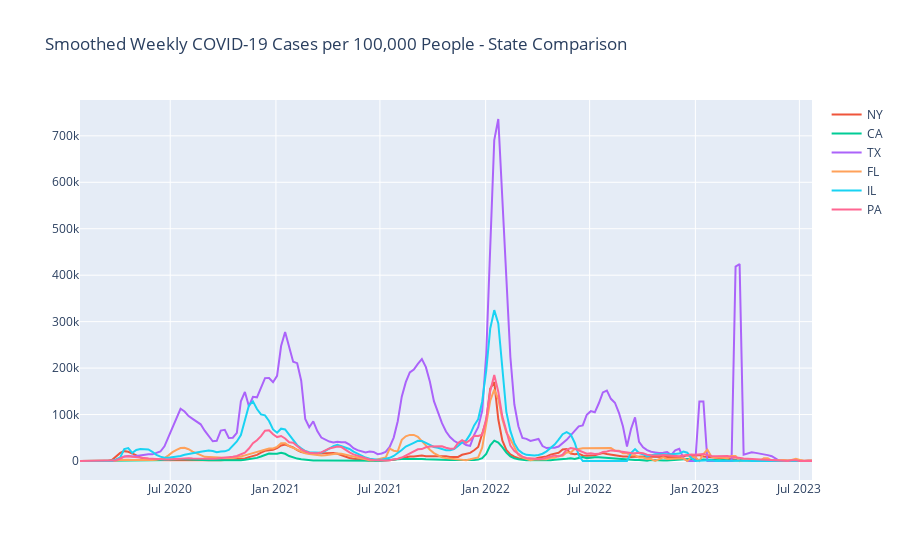
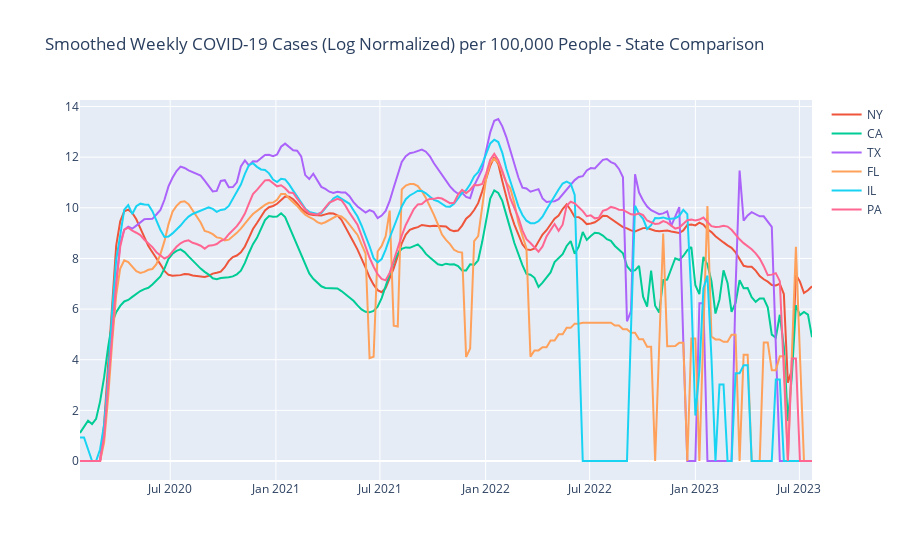

Here is the notebook cell these charts were saved with, in order:
### Markdown cell above
## Step 4 Compare weekly trends of New York against other states (with rolling mean).

### Code cell
import plotly.express as px
import numpy as np

# the states chosen to compare
comparison_states = ['CA', 'TX', 'FL', 'IL', 'PA']
state_weekly_data = {}

for state in comparison_states:
    
    state_data = covid_data[covid_data['State'] == state]
    
    # reshaping
    state_cases = state_data.melt(
        id_vars=['countyFIPS', 'County Name', 'State', 'population'],
        value_vars=[col for col in state_data.columns if '_cases' in col and 'StateFIPS' not in col],
        var_name='date',
        value_name='cases'
    )
    state_cases['date'] = state_cases['date'].str.replace('_cases', '')

    state_deaths = state_data.melt(
        id_vars=['countyFIPS', 'County Name', 'State', 'population'],
        value_vars=[col for col in state_data.columns if '_deaths' in col and 'StateFIPS' not in col],
        var_name='date',
        value_name='deaths'
    )
    state_deaths['date'] = state_deaths['date'].str.replace('_deaths', '')

    # merging into single dataframe
    state_long_data = pd.merge(state_cases, state_deaths, on=['countyFIPS', 'County Name', 'State', 'population', 'date'])

    # converting 'date' to datetime
    state_long_data['date'] = pd.to_datetime(state_long_data['date'], format='%Y-%m-%d', errors='coerce')

    # removing doubles
    state_long_data = state_long_data.groupby(state_long_data['date']).sum()

    # calc daily counts 
    state_long_data['cases'] = state_long_data['cases'].diff().fillna(0).clip(lower=0)
    state_long_data['deaths'] = state_long_data['deaths'].diff().fillna(0).clip(lower=0)

    # resample 
    weekly_state_data = state_long_data.resample('W').sum()

    # normalizing
    state_population = state_data['population'].iloc[0]
    weekly_state_data['cases_per_100k'] = (weekly_state_data['cases'] / state_population) * 100000
    weekly_state_data['deaths_per_100k'] = (weekly_state_data['deaths'] / state_population) * 100000

    # log normalization
    weekly_state_data['log_cases_per_100k'] = weekly_state_data['cases_per_100k'].apply(lambda x: np.log1p(x))  # log(1+x) to avoid log(0) errors
    weekly_state_data['log_deaths_per_100k'] = weekly_state_data['deaths_per_100k'].apply(lambda x: np.log1p(x))

    # 2 week rolling mean to smooth the weekly data
    weekly_state_data['cases_per_100k'] = weekly_state_data['cases_per_100k'].rolling(window=2, min_periods=1).mean()
    weekly_state_data['deaths_per_100k'] = weekly_state_data['deaths_per_100k'].rolling(window=2, min_periods=1).mean()

    # log-normalized values smoothing
    weekly_state_data['log_cases_per_100k'] = weekly_state_data['log_cases_per_100k'].rolling(window=2, min_periods=1).mean()
    weekly_state_data['log_deaths_per_100k'] = weekly_state_data['log_deaths_per_100k'].rolling(window=2, min_periods=1).mean()

    # data in a dictionary
    state_weekly_data[state] = weekly_state_data

# smoothing to New York data
weekly_ny_data['cases_per_100k'] = weekly_ny_data['cases_per_100k'].rolling(window=2, min_periods=1).mean()
weekly_ny_data['deaths_per_100k'] = weekly_ny_data['deaths_per_100k'].rolling(window=2, min_periods=1).mean()

# log normalization for New York
weekly_ny_data['log_cases_per_100k'] = weekly_ny_data['cases_per_100k'].apply(lambda x: np.log1p(x))
weekly_ny_data['log_deaths_per_100k'] = weekly_ny_data['deaths_per_100k'].apply(lambda x: np.log1p(x))

# smoothing log normalized for New York
weekly_ny_data['log_cases_per_100k'] = weekly_ny_data['log_cases_per_100k'].rolling(window=2, min_periods=1).mean()
weekly_ny_data['log_deaths_per_100k'] = weekly_ny_data['log_deaths_per_100k'].rolling(window=2, min_periods=1).mean()

# plot to compare raw values
fig = px.line(title='Smoothed Weekly covid cases per 100,000 People - State Comparison')
fig.add_scatter(x=weekly_ny_data.index, y=weekly_ny_data['cases_per_100k'], mode='lines', name='NY')

for state, data in state_weekly_data.items():
    fig.add_scatter(x=data.index, y=data['cases_per_100k'], mode='lines', name=state)

fig.show()

# plot for log normalized 
fig_log = px.line(title='Smoothed Weekly covid cases (Log Normalized) per 100,000 People - State Comparison')
fig_log.add_scatter(x=weekly_ny_data.index, y=weekly_ny_data['log_cases_per_100k'], mode='lines', name='NY')

for state, data in state_weekly_data.items():
    fig_log.add_scatter(x=data.index, y=data['log_cases_per_100k'], mode='lines', name=state)

fig_log.show()

### Figure 1 — Plotly figure (JSON) as saved in the notebook; plotly's stock layout.template omitted (floating-point values rounded to 4 significant figures; data arrays with more than 128 entries replaced by an {"elided": "..."} marker saying what was removed)
{"data": [{"hovertemplate": "<extra></extra>", "legendgroup": "", "line": {"color": "#636efa", "dash": "solid"}, "marker": {"symbol": "circle"}, "mode": "lines", "name": "", "orientation": "v", "showlegend": false, "type": "scatter", "xaxis": "x", "yaxis": "y"}, {"mode": "lines", "name": "NY", "type": "scatter", "x": {"elided": "183 str values"}, "y": {"elided": "183 float values"}}, {"mode": "lines", "name": "CA", "type": "scatter", "x": {"elided": "183 str values"}, "y": {"elided": "183 float values"}}, {"mode": "lines", "name": "TX", "type": "scatter", "x": {"elided": "183 str values"}, "y": {"elided": "183 float values"}}, {"mode": "lines", "name": "FL", "type": "scatter", "x": {"elided": "183 str values"}, "y": {"elided": "183 float values"}}, {"mode": "lines", "name": "IL", "type": "scatter", "x": {"elided": "183 str values"}, "y": {"elided": "183 float values"}}, {"mode": "lines", "name": "PA", "type": "scatter", "x": {"elided": "183 str values"}, "y": {"elided": "183 float values"}}], "layout": {"autosize": true, "legend": {"tracegroupgap": 0}, "title": {"text": "Smoothed Weekly COVID-19 Cases per 100,000 People - State Comparison"}, "xaxis": {"anchor": "y", "autorange": true, "domain": [0, 1], "range": ["2020-01-26", "2023-07-23"], "type": "date"}, "yaxis": {"anchor": "x", "autorange": true, "domain": [0, 1], "range": [-40900.0, 777200.0], "type": "linear"}}}

### Figure 2 — Plotly figure (JSON) as saved in the notebook; plotly's stock layout.template omitted (floating-point values rounded to 4 significant figures; data arrays with more than 128 entries replaced by an {"elided": "..."} marker saying what was removed)
{"data": [{"hovertemplate": "<extra></extra>", "legendgroup": "", "line": {"color": "#636efa", "dash": "solid"}, "marker": {"symbol": "circle"}, "mode": "lines", "name": "", "orientation": "v", "showlegend": false, "type": "scatter", "xaxis": "x", "yaxis": "y"}, {"mode": "lines", "name": "NY", "type": "scatter", "x": {"elided": "183 str values"}, "y": {"elided": "183 float values"}}, {"mode": "lines", "name": "CA", "type": "scatter", "x": {"elided": "183 str values"}, "y": {"elided": "183 float values"}}, {"mode": "lines", "name": "TX", "type": "scatter", "x": {"elided": "183 str values"}, "y": {"elided": "183 float values"}}, {"mode": "lines", "name": "FL", "type": "scatter", "x": {"elided": "183 str values"}, "y": {"elided": "183 float values"}}, {"mode": "lines", "name": "IL", "type": "scatter", "x": {"elided": "183 str values"}, "y": {"elided": "183 float values"}}, {"mode": "lines", "name": "PA", "type": "scatter", "x": {"elided": "183 str values"}, "y": {"elided": "183 float values"}}], "layout": {"autosize": true, "legend": {"tracegroupgap": 0}, "title": {"text": "Smoothed Weekly COVID-19 Cases (Log Normalized) per 100,000 People - State Comparison"}, "xaxis": {"anchor": "y", "autorange": true, "domain": [0, 1], "range": ["2020-01-26", "2023-07-23"], "type": "date"}, "yaxis": {"anchor": "x", "autorange": true, "domain": [0, 1], "range": [-0.7504, 14.26], "type": "linear"}}}
